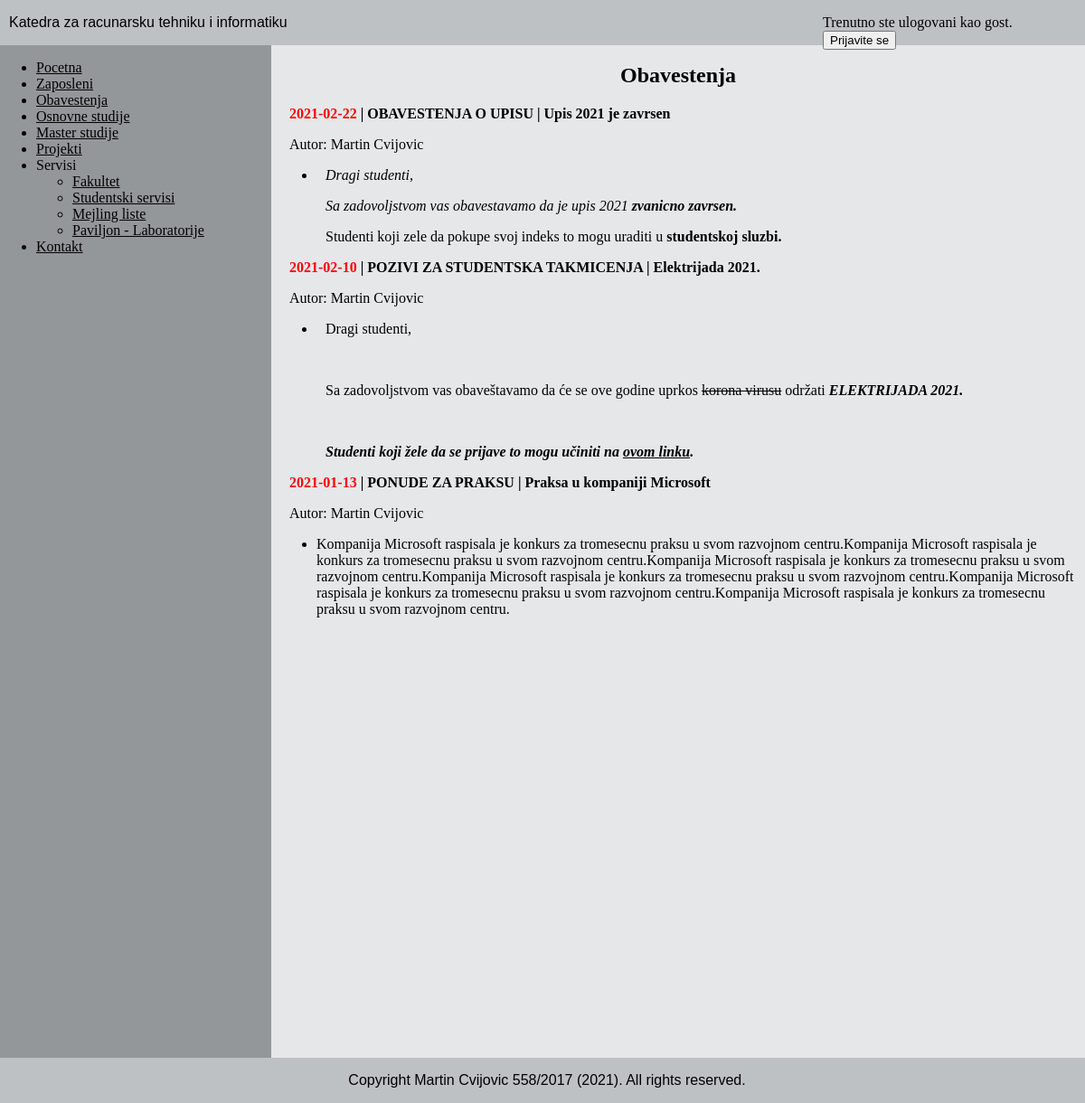
/obavestenja.php, run on the app's committed database.
### tables this page shows
CREATE TABLE `obavestenje_sajt` (
  `id_obavestenja` int(11) NOT NULL,
  `id_kategorije` int(11) NOT NULL,
  `naslov` varchar(100) NOT NULL,
  `sadrzaj` varchar(10000) NOT NULL,
  `datum_objave` date NOT NULL,
  `autor` varchar(100) NOT NULL
);

CREATE TABLE `kategorija_obavestenja` (
  `id` int(11) NOT NULL,
  `naziv` varchar(100) NOT NULL
);

CREATE TABLE `korisnik` (
  `email` varchar(100) NOT NULL,
  `lozinka` varchar(100) NOT NULL,
  `ime` varchar(30) NOT NULL,
  `prezime` varchar(30) NOT NULL,
  `status` bit(1) NOT NULL,
  `prvipristup` bit(1) NOT NULL
);

### obavestenja.php (the view, shortened to what this page needs)
<html>
    <head>
        <link rel="stylesheet" type="text/css" href="nomargin-style.css">
        <link rel="stylesheet" type="text/css" href="content-style.css">
    </head>
    <body>
        <?php
            require("header.php");
            require("sidemenu.php");
        ?>
        <div id="content">
            <h2 style='text-align: center'><b>Obavestenja</b></h2>
            <?php
                $handle = dbConnect();
                $result = mysqli_query($handle, "select * from obavestenje_sajt where datum_objave >= DATE_SUB(CURDATE(), INTERVAL 3 MONTH) order by id_obavestenja desc");
                if ($result !== false && mysqli_num_rows($result) > 0)
                {
                    for ($i=0; $i<mysqli_num_rows($result); $i++)
                    {
                        $row = mysqli_fetch_assoc($result);
                        $result_author = mysqli_query($handle, "select * from korisnik where email='".$row['autor']."'");
                        $row_author = mysqli_fetch_assoc($result_author);
                        $author = $row_author['ime']." ".$row_author['prezime'];
                        $result_kategorija = mysqli_query($handle, "select * from kategorija_obavestenja where id='".$row['id_kategorije']."'");
                        $kategorija = strtoupper(mysqli_fetch_assoc($result_kategorija)['naziv']);
                        ?>
                        <p><b>
                            <span style='color: red'><?php echo $row['datum_objave']; ?></span>
                            | <?php echo $kategorija ?>
                            | <?php echo $row['naslov']; ?>
                        </b></p>
                        <p>
                        Autor: <?php echo $author ?>
                        </p>
                        <ul>
                            <li>
                                <?php echo $row['sadrzaj']; ?>
                            </li>
                        </ul>
                        <?php
                    }
                }
                else
                {
                    echo "<p style='text-align: center'>Nema novih obavestenja.</p>";
                }
            ?>
        </div>
        <?php
            require("footer.php");
        ?>
    </body>
</html>

### nomargin-style.css (style rules this page uses)
body { margin: 0 auto; padding: 0; }
p { padding-left: 10px; }

### content-style.css (style rules this page uses)
#content { background-color: rgb(230, 231, 233); padding-left: 310px; padding-top: 50px; padding-right: 10px; }
body { background-color: rgb(230, 231, 233); }

### header_style.css (style rules this page uses)
p { padding-left: 10px; }

### sidemenu_style.css (style rules this page uses)
a:link, a:visited, a:hover { color: black; }

### data on the page
obavestenje_sajt: datum_objave "2021-02-22", id_kategorije.naziv "OBAVESTENJA O UPISU", naslov "Upis 2021 je zavrsen", korisnik.ime+prezime "Martin Cvijovic", sadrzaj "Dragi studenti, Sa zadovoljstvom vas obavestavamo da je upis 2021 zvanicno zavrsen. Studenti koji zele da pokupe svoj indeks to mogu uraditi u studentskoj sluzbi."
obavestenje_sajt: datum_objave "2021-02-10", id_kategorije.naziv "POZIVI ZA STUDENTSKA TAKMICENJA", naslov "Elektrijada 2021.", korisnik.ime+prezime "Martin Cvijovic", sadrzaj "Dragi studenti, Sa zadovoljstvom vas obaveštavamo da će se ove godine uprkos korona virusu održati ELEKTRIJADA 2021. Studenti koji žele da se prijave to mogu učiniti na ovom linku ."
obavestenje_sajt: datum_objave "2021-01-13", id_kategorije.naziv "PONUDE ZA PRAKSU", naslov "Praksa u kompaniji Microsoft", korisnik.ime+prezime "Martin Cvijovic", sadrzaj "Kompanija Microsoft raspisala je konkurs za tromesecnu praksu u svom razvojnom centru.Kompanija Microsoft raspisala je konkurs za tromesecnu praksu u svom razvojnom centru.Kompanija Microsoft raspisala je konkurs za tromesecnu praksu u svom razvojnom centru.Kompanija Microsoft raspisala je konkurs za tromesecnu praksu u svom razvojnom centru.Kompanija Microsoft raspisala je konkurs za tromesecnu praksu u svom razvojnom centru.Kompanija Microsoft raspisala je konkurs za tromesecnu praksu u svom razvojnom centru."
